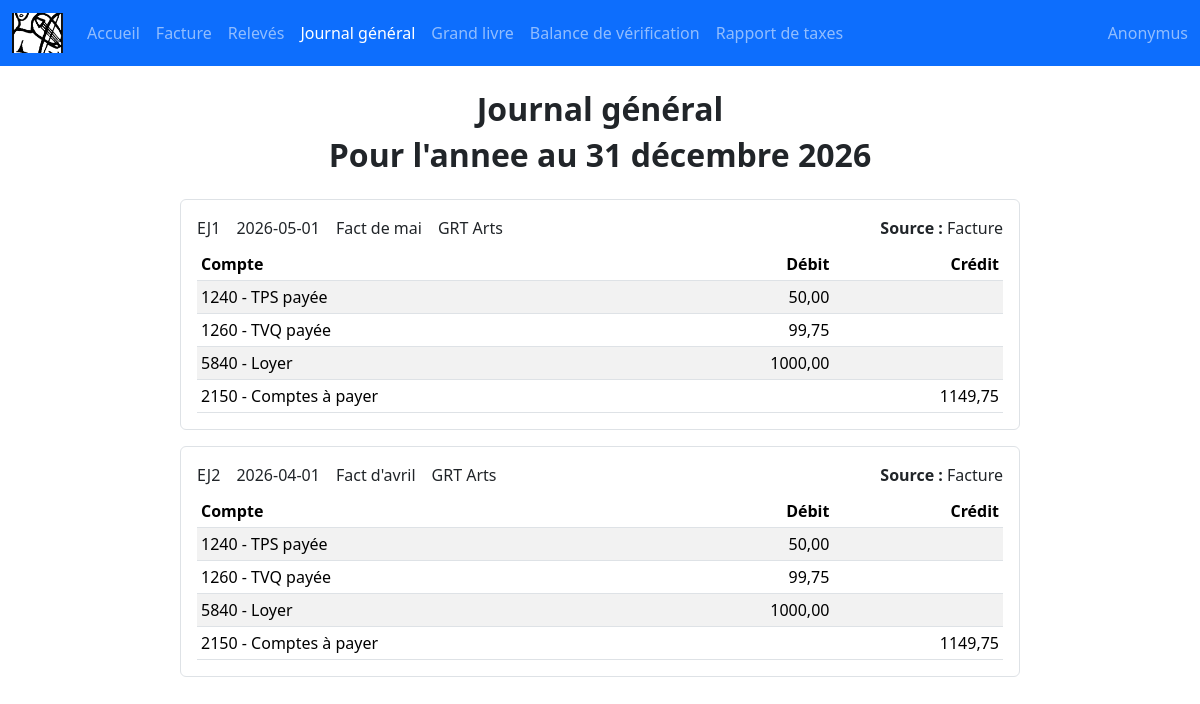
The app's page /journal-general/, older data.
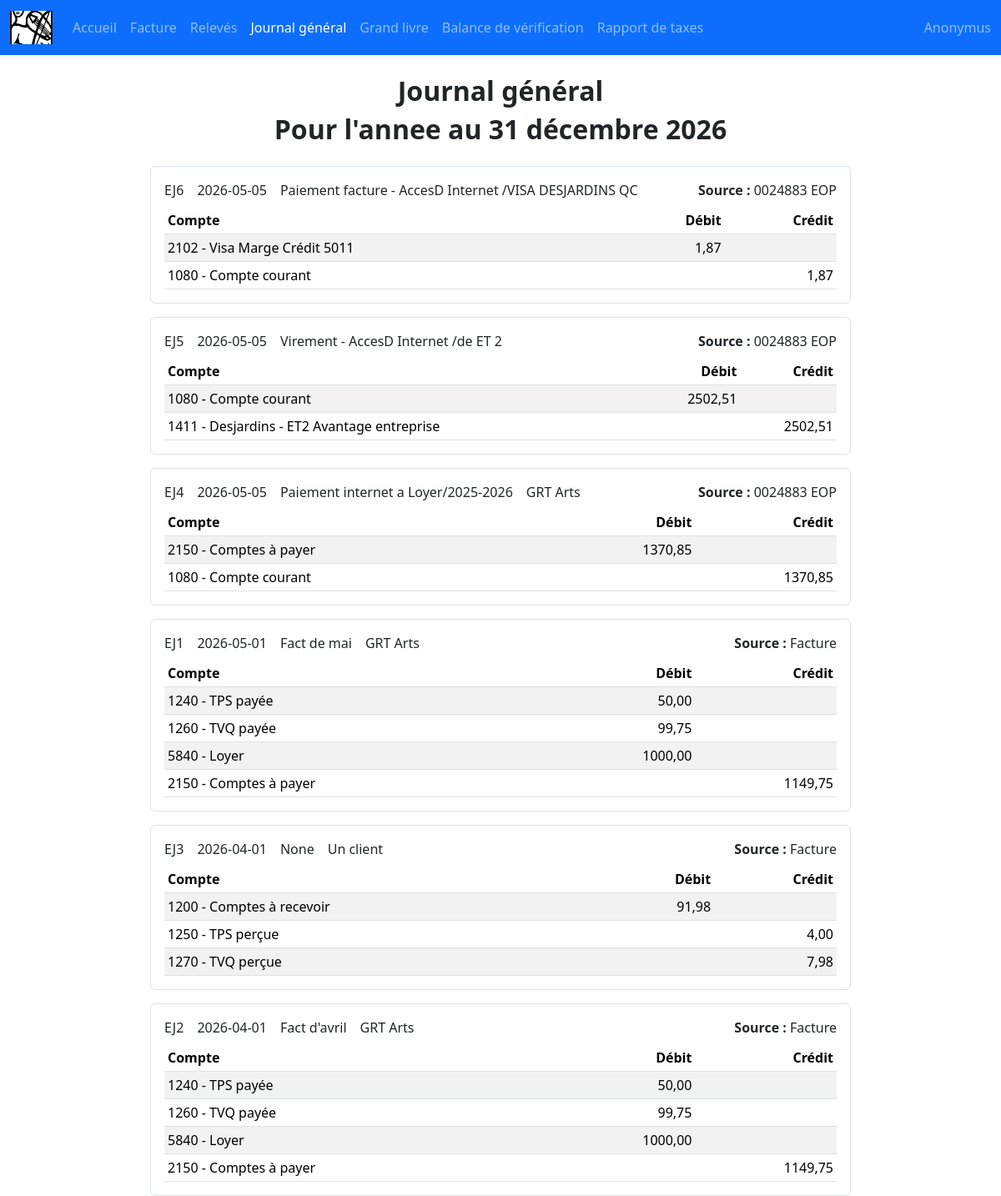
The same page, newer data.
### facture/models.py (models this page shows, shortened)
class Tr_desc(models.Model):
    no_ej = models.CharField(max_length=10, blank=False, null=False)
    compagnie = models.ForeignKey(Compagnie, on_delete=models.CASCADE, related_name='tr_desc', blank=True, null=True)
    date = models.DateField()
    description = models.CharField(max_length=100, blank=True, null=True)
    source = models.ForeignKey(Source, on_delete=models.CASCADE, related_name='tr_desc', blank=True, null=True)

class Compagnie(models.Model):
    MODE_CAP = 'CAP'
    MODE_CAR = 'CAR'
    MODE_AUTRE = 'AUTRE'
    MODE_CHOICES = [
        (MODE_CAP, 'CAP'),
        (MODE_CAR, 'CAR'),
        (MODE_AUTRE, 'Autre'),
    ]
    nom = models.CharField(max_length=60, blank=False, null=False)
    logo = models.CharField(
        max_length=100,
        blank=False,
        null=False,
        default='images.png',
        help_text="Nom du fichier logo dans static/images/logos (ex: images.png)."
    )
    comptes = models.ManyToManyField(Compte, related_name='compagnies', blank=True)
    cap_ou_car = models.CharField(
        max_length=10,
        choices=MODE_CHOICES,
        default=MODE_AUTRE,
        blank=True,
        null=True,
    )

class Source(models.Model):
    nom = models.CharField(max_length=15, blank=False, null=False)

class Tr_detail(models.Model):
    tr_desc = models.ForeignKey(Tr_desc, on_delete=models.CASCADE, related_name='details')
    compte = models.ForeignKey(Compte, on_delete=models.CASCADE)
    montant = models.DecimalField(max_digits=10, decimal_places=2)
    rapport_taxes = models.ForeignKey(
        RapportTaxes,
        on_delete=models.SET_NULL,
        related_name='details_taxes',
        blank=True,
        null=True,
    )

### compte/models.py (models this page shows)
class Compte(models.Model):
    numero = models.IntegerField(
        primary_key=True,
        validators=[
            MinValueValidator(1000),
            MaxValueValidator(9999),
            validate_4_digits
        ]
    )
    libelle = models.CharField(max_length=30, blank=False, null=False)
    no_total = models.ForeignKey(
        Total,
        on_delete=models.CASCADE,    # Supprime ce compte si le Total associé est supprimé
        db_column='no_total',        # Force le nom exact de la colonne dans la base de données
        verbose_name="Total"         # Nom affiché dans l'interface d'administration
    )
    class Meta:
        verbose_name = "Compte"
        verbose_name_plural = "Comptes"
    def __str__(self):
        return f"{self.numero} - {self.libelle}"

### facture/views.py (the view)
# urls.py: path('journal-general/', views.journal_general, name='journal_general'),
def journal_general(request):
    details_queryset = Tr_detail.objects.select_related('compte').annotate(
        debit_first=Case(
            When(montant__gte=0, then=Value(0)),
            default=Value(1),
            output_field=IntegerField(),
        )
    ).order_by('debit_first', 'compte_id', 'id')
    journal_entries = Tr_desc.objects.select_related(
        'compagnie',
        'source'
    ).prefetch_related(
        Prefetch('details', queryset=details_queryset)
    ).order_by('-date', '-id')
    return render(request, "facture/journal_general.html", {
        'title': "Journal général",
        'journal_entries': journal_entries,
    })

### facture/context_processors.py (called while the page is built)
def _add_months(source_date, months):
    month_index = source_date.month - 1 + months
    year = source_date.year + (month_index // 12)
    month = (month_index % 12) + 1
    last_day = calendar.monthrange(year, month)[1]
    day = min(source_date.day, last_day)
    return date(year, month, day)

### facture/templates/facture/journal_general.html (shortened to what this page needs)
{% extends "base.html" %}
{% load static %}
{% block body %}
<h2 class="fw-bold text-center mb-2">{{ title }}</h2>
{% if site_settings and site_settings.annee_financiere %}
<h2 class="fw-bold text-center mb-4">Pour l'annee au {{ site_settings.annee_financiere|date:"j F Y" }}</h2>
{% endif %}
<div class="d-flex flex-column gap-3 mx-auto w-100" style="max-width: 840px;">
	{% for entry in journal_entries %}
		<div class="border rounded p-3">
			<div class="d-flex align-items-center gap-3 flex-wrap mb-2">
				<span>{{ entry.no_ej }}</span>
				<span>{{ entry.date|date:"Y-m-d" }}</span>
				<span>{{ entry.description }}</span>
				<span>{% if entry.compagnie %}{{ entry.compagnie.nom }}{% endif %}</span>
				<span class="ms-auto text-end"><strong>Source :</strong> {% if entry.source %}{{ entry.source.nom }}{% endif %}</span>
			</div>
			<div class="table-responsive">
				<table class="table table-sm table-striped align-middle mb-0">
					<thead>
						<tr>
							<th>Compte</th>
							<th class="text-end">Débit</th>
							<th class="text-end">Crédit</th>
						</tr>
					</thead>
					<tbody>
						{% for detail in entry.details.all %}
							<tr>
								<td>{{ detail.compte.numero }} - {{ detail.compte.libelle }}</td>
								<td class="text-end">{% if detail.montant >= 0 %}{{ detail.montant }}{% endif %}</td>
								<td class="text-end">{% if detail.montant < 0 %}{{ detail.montant|floatformat:2|slice:"1:" }}{% endif %}</td>
							</tr>
						{% empty %}
							<tr>
								<td colspan="3" class="text-muted">Aucune ligne de détail</td>
							</tr>
						{% endfor %}
					</tbody>
				</table>
			</div>
		</div>
	{% empty %}
		<div class="text-center text-muted">Aucune écriture pour le moment.</div>
	{% endfor %}
</div>
{% endblock %}

Row changes from the older to the newer data that the page shows:
added Tr_desc: no_ej "EJ6", date "2026-05-05", description "Paiement facture - AccesD Internet /VISA DESJARDINS QC", source.nom "0024883 EOP"
added Tr_detail: compte.numero "2102", compte.libelle "Visa Marge Crédit 5011", montant "1,87", shown under "EJ6"
added Tr_detail: compte.numero "1080", compte.libelle "Compte courant", montant "1,87", shown under "EJ6"
added Tr_desc: no_ej "EJ5", date "2026-05-05", description "Virement - AccesD Internet /de ET 2", source.nom "0024883 EOP"
added Tr_detail: compte.numero "1080", compte.libelle "Compte courant", montant "2502,51", shown under "EJ5"
added Tr_detail: compte.numero "1411", compte.libelle "Desjardins - ET2 Avantage entreprise", montant "2502,51", shown under "EJ5"
added Tr_desc: no_ej "EJ4", date "2026-05-05", description "Paiement internet a Loyer/2025-2026", compagnie.nom "GRT Arts", source.nom "0024883 EOP"
added Tr_detail: compte.numero "2150", compte.libelle "Comptes à payer", montant "1370,85", shown under "EJ4"
added Tr_detail: compte.numero "1080", compte.libelle "Compte courant", montant "1370,85", shown under "EJ4"
added Tr_desc: no_ej "EJ3", date "2026-04-01", description "None", compagnie.nom "Un client", source.nom "Facture"
added Tr_detail: compte.numero "1200", compte.libelle "Comptes à recevoir", montant "91,98", shown under "EJ3"
added Tr_detail: compte.numero "1250", compte.libelle "TPS perçue", montant "4,00", shown under "EJ3"
added Tr_detail: compte.numero "1270", compte.libelle "TVQ perçue", montant "7,98", shown under "EJ3"
